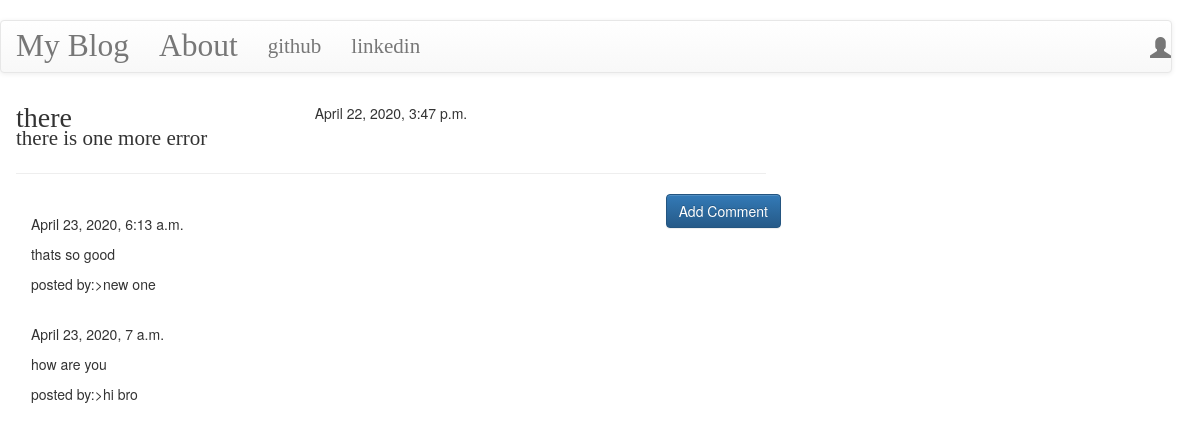
The page /post/12 on the database its author committed.
### blog/models.py (models this page shows, shortened)
class Post(models.Model):
    author = models.ForeignKey('auth.User',on_delete=models.CASCADE)
    title = models.CharField(max_length=200)
    text = models.TextField()
    create_date = models.DateTimeField(default=timezone.now)
    published_date = models.DateTimeField(blank=True,null=True)

class Comment(models.Model):
    post = models.ForeignKey('blog.Post',related_name='comments',on_delete=models.CASCADE)
    author = models.CharField(max_length=200)
    text = models.TextField()
    created_date = models.DateTimeField(default=timezone.now)
    approved_comment = models.BooleanField(default=False)

### blog/views.py (the view)
# urls.py: url(r'^post/(?P<pk>\d+)$',views.PostDetailView.as_view(),name='post_detail'),
class PostDetailView(DetailView):
    model = Post

### blog/templates/blog/post_detail.html (shortened to what this page needs)
﻿{% extends "blog/base.html" %}
{% block content %}
<h1 class="posttitle loader">{{ post.title }}</h1><br/>
{% if post.published_date %}
<div class="date postdate">
    {{ post.published_date }}
</div>
{% else %}
<a class="btn btn-default" href="{% url 'post_publish' pk=post.pk %}">publish</a>
{% endif %}
<p class="postcontent">{{ post.text|safe|linebreaksbr}}</p>
<hr>
<a class="btn btn-primary btn-comment" href="{% url 'add_comment_to_post' pk=post.pk  %}">Add Comment</a>
<div class="container">
    {% for comment in post.comments.all %}
    <br>
    {% if user.is_authenticated or comment.approved_comment %}
    {{ comment.created_date }}
    <p>{{ comment.text|safe|linebreaks}}</p>
    <p>posted by:>{{comment.author}}</p>
    {% endif %}
    {% empty %}
    <p>No Comments!</p>
    {% endfor %}
</div>
{% endblock %}

### blog/static/css/blog.css (style rules this page uses)
.postdate { text-align:center; }
.posttitle { font-family: 'Playfair Display', serif; font-size: 2em; text-align:center; }
.postcontent { font-family:'Montserrat'; font-size:1.5em; }
.btn-comment { position:absolute; right:0px; }
.loader { position: fixed; filter: hue-rotate(0deg); color: linear-gradient(#ffae42,#C6FFDD,#00ff88,#0088FF); animation: hue 10000ms infinite linear; }

### rows shown on the page
Post: title "there", published_date "April 22, 2020, 3:47 p.m.", text "there is one more error"
Comment: created_date "April 23, 2020, 6:13 a.m.", text "thats so good", author "new one"
Comment: created_date "April 23, 2020, 7 a.m.", text "how are you", author "hi bro"
